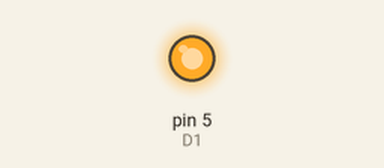
This sketch was run on a simulated Arduino Uno, built with avr-gcc and run on an emulated ATmega328P. On the bench: output pins drawn as LEDs (lit = HIGH).

Above: at 5.0 s.
At 15.0 s:
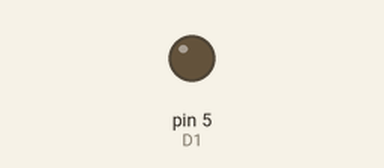
Timing chart, 0 to 26.0 s (numbered marks = the images above):
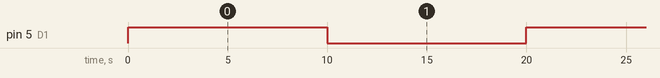

Measured:
- by itself, pin 5 (D1): alternates HIGH for 10.0 s and LOW for 10.0 s

The sketch:

pwm.ino
```cpp
#include <SFE_BMP180.h>


#define D0 16
#define D1 5
#define D2 4
#define D3 0
#define D4 2
#define D5 14
#define D6 12
#define D7 13
#define D8 16


#define DI_odleglosc 2
int pos = 0;

void setup() {
  // put your setup code here, to run once:
  pinMode(D1, OUTPUT);

}

void loop() {

    digitalWrite(D1,1);              // tell servo to go to position in variable 'pos'
    delay(10000);                       // waits 15ms for the servo to reach the position
    digitalWrite(D1,0);              // tell servo to go to position in variable 'pos'
    delay(10000);
}
```
